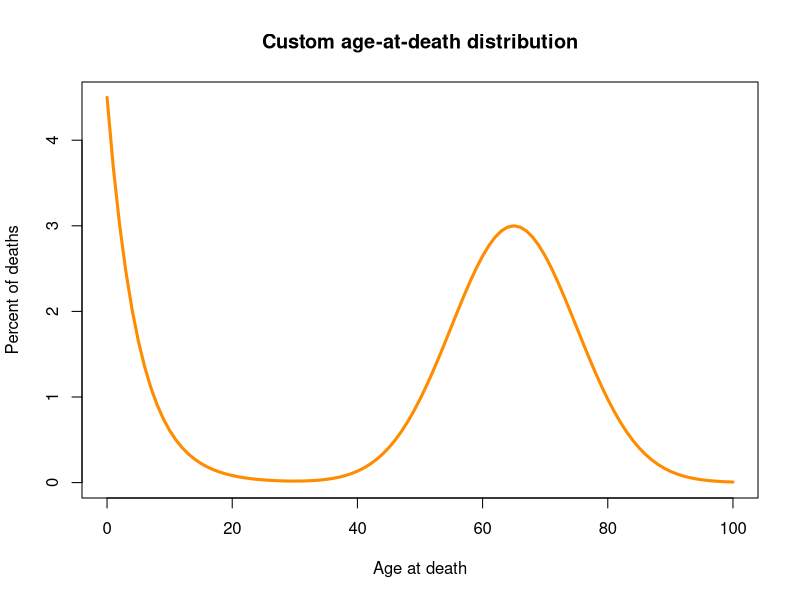
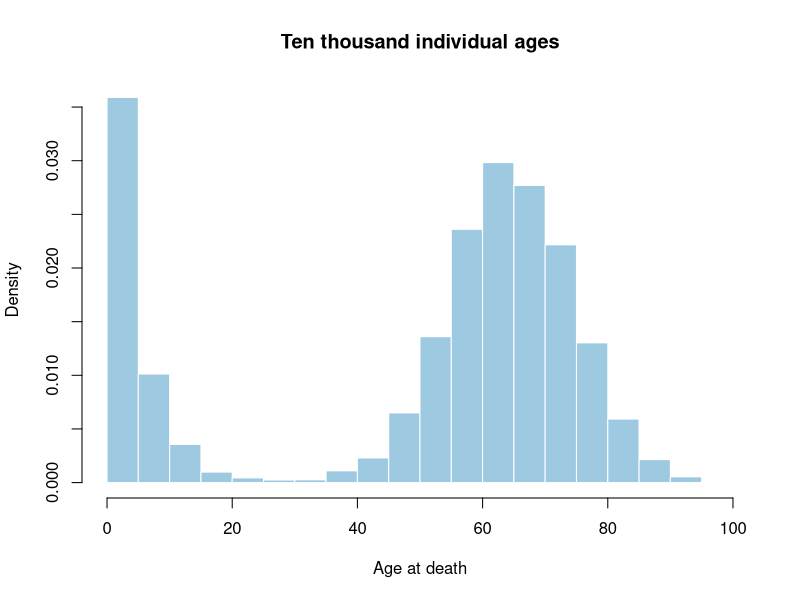
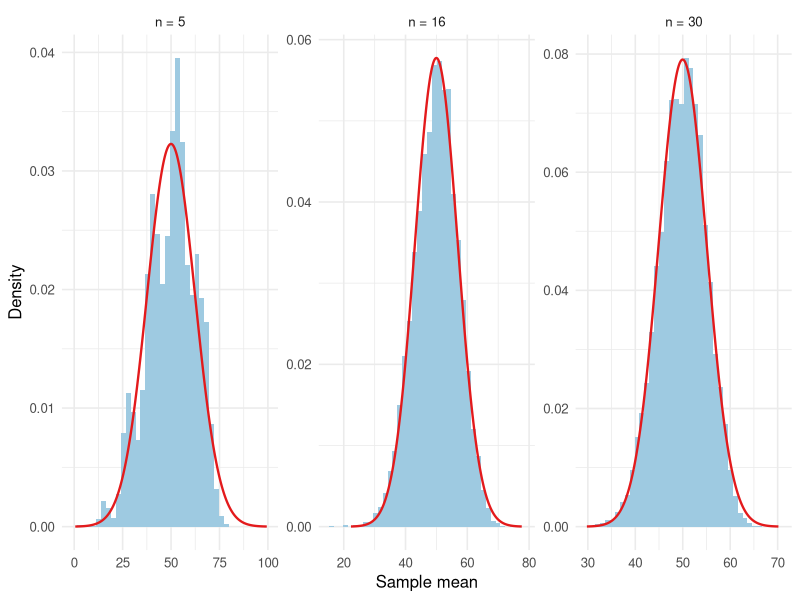
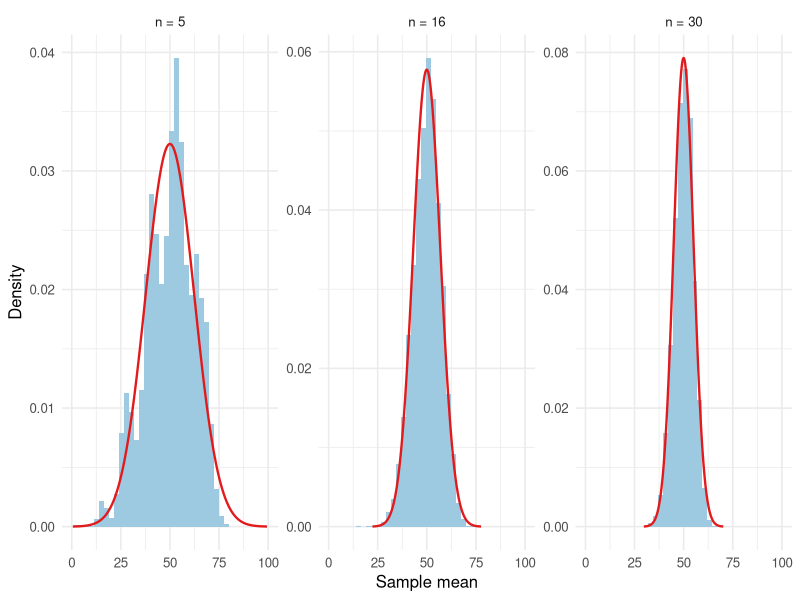
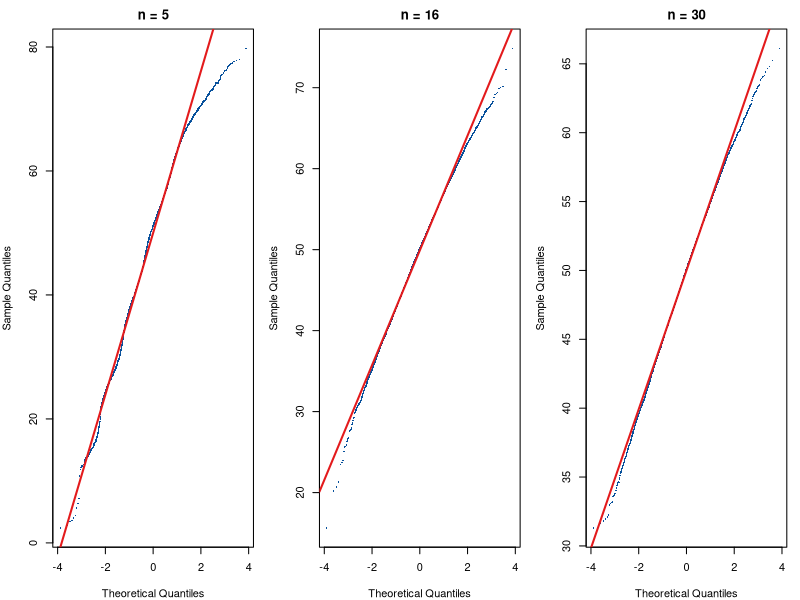

Here is the R script that generated these plots, in order:
## ---- chunk 1
#| include: false
library(ggplot2)
library(knitr)
student_id <- 1069
## ---- chunk 2
age <- 0:100

early_component <- 0.045 * exp(-age / 5)

adult_component <- 0.030 *
  exp(-0.5 * ((age - 65) / 10)^2)

weight <- early_component + adult_component
probability <- weight / sum(weight)
percent <- 100 * probability

death_distribution <- data.frame(
  age = age,
  probability = probability,
  percent = percent
)

population_mean <- sum(death_distribution$age * death_distribution$probability)
population_variance <- sum(
  (death_distribution$age - population_mean)^2 * death_distribution$probability
)
population_sd <- sqrt(population_variance)
pop_skew <- sum(
  (death_distribution$age - population_mean)^3 * death_distribution$probability
) / population_sd^3

rdeath <- function(n) {
  sample(
    x = death_distribution$age,
    size = n,
    replace = TRUE,
    prob = death_distribution$probability
  )
}

sum(probability)
round(population_mean, 2)
round(population_sd, 2)
round(pop_skew, 3)
## ---- chunk 3
#| echo: false
#| fig-width: 6.5
#| fig-height: 3.2
#| fig-cap: "Custom age-at-death distribution. The curve falls quickly after age zero, then rises again near age 65."
plot(
  death_distribution$age,
  death_distribution$percent,
  type = "l",
  col = "darkorange",
  lwd = 3,
  ylim = c(0, 4.5),
  xlab = "Age at death",
  ylab = "Percent of deaths",
  main = "Custom age-at-death distribution"
)
## ---- chunk 4
#| echo: false
#| fig-width: 6.5
#| fig-height: 3.2
#| fig-cap: "Ten thousand individual ages drawn with rdeath(). This is the population, not a sampling distribution."
set.seed(student_id)
simulated_ages <- rdeath(10000)
hist(
  simulated_ages,
  breaks = 20,
  col = "#9ecae1",
  border = "white",
  xlab = "Age at death",
  main = "Ten thousand individual ages",
  freq = FALSE
)
## ---- chunk 5
set.seed(student_id)
one_sample <- rdeath(5)
one_sample
mean(one_sample)
## ---- chunk 6
student_id <- 1069
B <- 10000
sample_sizes <- c(5, 10, 11:25, 30, 40, 50, 100)

skewness <- function(x) {
  z <- (x - mean(x)) / sd(x)
  mean(z^3)
}

excess_kurtosis <- function(x) {
  z <- (x - mean(x)) / sd(x)
  mean(z^4) - 3
}

qq_scaled_rmse <- function(x) {
  x <- sort(x)
  theo <- qnorm(ppoints(length(x)))
  qs <- as.numeric(quantile(x, c(0.25, 0.75)))
  tqs <- qnorm(c(0.25, 0.75))
  slope <- diff(qs) / diff(tqs)
  intercept <- qs[1] - slope * tqs[1]
  fitted <- intercept + slope * theo
  sqrt(mean((x - fitted)^2)) / sd(x)
}

set.seed(student_id)

results <- data.frame()
stored_means <- list()

for (n in sample_sizes) {
  sample_means <- replicate(B, mean(rdeath(n)))
  simulated_se <- sd(sample_means)
  theoretical_se <- population_sd / sqrt(n)

  results <- rbind(
    results,
    data.frame(
      sample_size = n,
      simulated_mean = mean(sample_means),
      theoretical_mean = population_mean,
      simulated_se = simulated_se,
      theoretical_se = theoretical_se,
      se_ratio = simulated_se / theoretical_se,
      skewness = skewness(sample_means),
      theory_skewness = pop_skew / sqrt(n),
      excess_kurtosis = excess_kurtosis(sample_means),
      qq_discrepancy = qq_scaled_rmse(sample_means)
    )
  )

  stored_means[[as.character(n)]] <- sample_means
}

results$meets_rule <- with(
  results,
  abs(skewness) < 0.25 &
    abs(theory_skewness) < 0.25 &
    abs(excess_kurtosis) < 0.50 &
    abs(se_ratio - 1) <= 0.10
)

first_passing_n <- min(results$sample_size[results$meets_rule])
holds_n <- NA_integer_
for (i in seq_len(nrow(results))) {
  if (all(results$meets_rule[i:nrow(results)])) {
    holds_n <- results$sample_size[i]
    break
  }
}
late_failures <- results$sample_size[
  results$sample_size > first_passing_n & !results$meets_rule
]
focus_n <- c(5, holds_n, 30)
## ---- chunk 7
#| echo: false
results_view <- results
names(results_view) <- c(
  "Sample size", "Simulated mean", "Theoretical mean",
  "Simulated SE", "Theoretical SE", "SE ratio",
  "Skewness", "Theory skewness", "Excess kurtosis",
  "QQ discrepancy", "Meets the rule?"
)
results_view$`Meets the rule?` <- ifelse(results$meets_rule, "Yes", "No")
kable(
  results_view,
  digits = 3,
  row.names = FALSE,
  caption = "Ten thousand sample means from the custom age distribution. The theoretical mean is about 49.98. The theoretical skewness is the population skewness divided by the square root of n."
)
## ---- chunk 8
#| echo: false
#| fig-width: 9
#| fig-height: 3.4
#| fig-cap: "Sampling distributions of the age-at-death mean. The red curve is the normal approximation."
plot_means <- do.call(rbind, lapply(focus_n, function(n) {
  data.frame(n = n, sample_mean = stored_means[[as.character(n)]])
}))
plot_means$panel <- factor(
  paste0("n = ", plot_means$n),
  levels = paste0("n = ", focus_n)
)
curve_df <- do.call(rbind, lapply(focus_n, function(n) {
  se <- population_sd / sqrt(n)
  xs <- seq(max(0, population_mean - 4 * se), population_mean + 4 * se, length.out = 300)
  data.frame(
    panel = factor(paste0("n = ", n), levels = levels(plot_means$panel)),
    x = xs,
    y = dnorm(xs, mean = population_mean, sd = se)
  )
}))
ggplot(plot_means, aes(sample_mean)) +
  geom_histogram(aes(y = after_stat(density)), bins = 40, fill = "#9ecae1", linewidth = 0) +
  geom_line(data = curve_df, aes(x, y), color = "#e31a1c", linewidth = 0.8) +
  facet_wrap(~panel, nrow = 1, scales = "free") +
  labs(x = "Sample mean", y = "Density") +
  theme_minimal(base_size = 12)
## ---- chunk 9
#| echo: false
#| fig-width: 9
#| fig-height: 3.4
#| fig-cap: "The same age means on one horizontal scale, from 0 to 100. Larger samples pull the mean in toward 50. One age does not."
ggplot(plot_means, aes(sample_mean)) +
  geom_histogram(aes(y = after_stat(density)), bins = 40, fill = "#9ecae1", linewidth = 0) +
  geom_line(data = curve_df, aes(x, y), color = "#e31a1c", linewidth = 0.8) +
  facet_wrap(~panel, nrow = 1, scales = "free_y") +
  coord_cartesian(xlim = c(0, 100)) +
  labs(x = "Sample mean", y = "Density") +
  theme_minimal(base_size = 12)
## ---- chunk 10
#| echo: false
#| fig-width: 9
#| fig-height: 3.4
#| fig-cap: "Normal Q–Q plots of the age means. A bend at the left is the remaining skew. The red line is qqline()."
par(mfrow = c(1, 3), mar = c(4, 4, 2.2, 1))
for (n in focus_n) {
  qqnorm(
    stored_means[[as.character(n)]],
    main = paste0("n = ", n),
    pch = 16,
    cex = 0.3,
    col = "#08519c"
  )
  qqline(stored_means[[as.character(n)]], col = "#e31a1c", lwd = 2)
}
## ---- chunk 11
#| results: hide
shapiro_results <- do.call(rbind, lapply(focus_n, function(n) {
  set.seed(student_id)
  fit <- shapiro.test(sample(stored_means[[as.character(n)]], 5000))
  data.frame(sample_size = n, W = unname(fit$statistic), p_value = fit$p.value)
}))
## ---- chunk 12
#| echo: false
shapiro_view <- shapiro_results
shapiro_view$p_value <- format.pval(shapiro_results$p_value, digits = 3, eps = 0.001)
names(shapiro_view) <- c("Sample size", "W", "p-value")
kable(
  shapiro_view,
  digits = 3,
  row.names = FALSE,
  caption = "Shapiro–Wilk tests on 5,000 of the 10,000 age means. The ages are whole numbers, so this test is not the cutoff."
)
